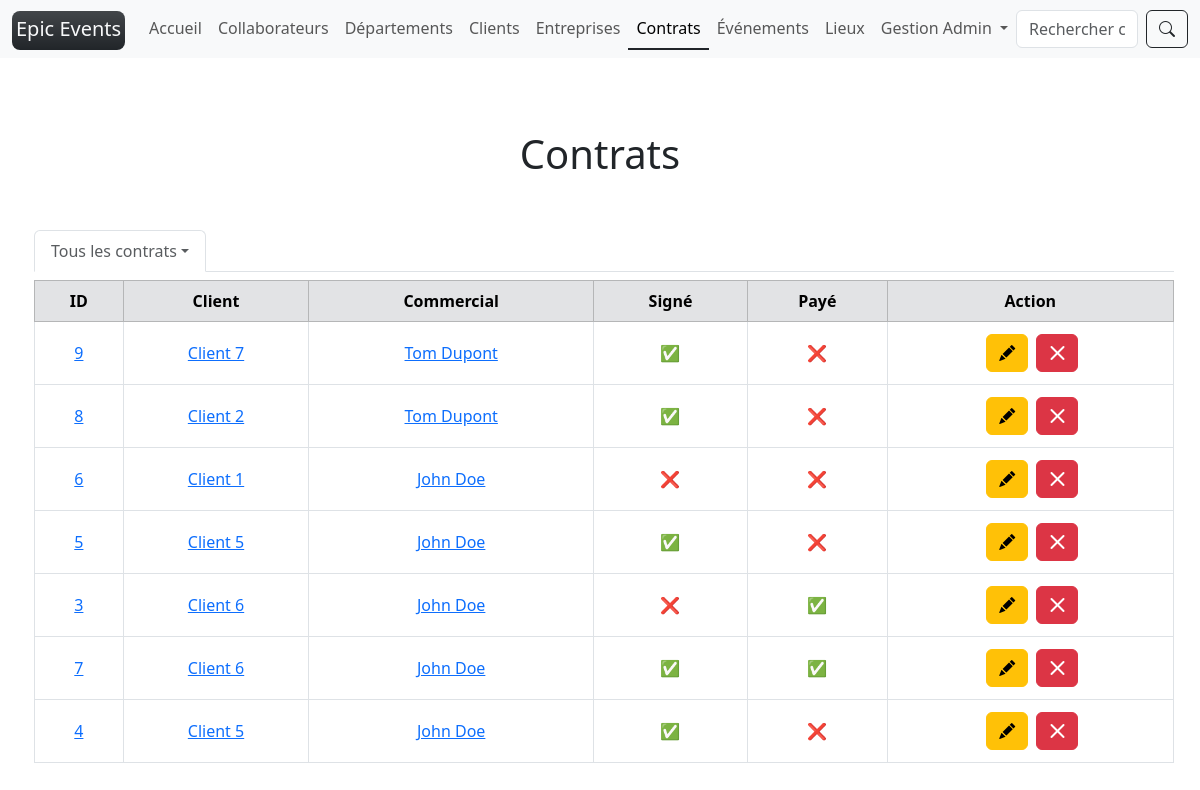
Page /contracts/ (signed in) on the committed database.
### epic_events/models/collaborator.py (models this page shows, shortened)
class Collaborator(UserMixin, AbstractUser):
    department = models.ForeignKey(to=Department, on_delete=models.RESTRICT, null=True)
    birthdate = models.DateField(verbose_name="Date de naissance")
    REQUIRED_FIELDS = ["first_name", "last_name"]
    USERNAME_FIELD = "email"
    username = date_joined = None
    @property
    def str_id(self) -> str:
        if self.id:
            return str(self.id)
        return unfilled
    @property
    def role(self) -> str:
        if self.department:
            return self.department.name
        return unfilled
    @property
    def title(self) -> str:
        if self.first_name:
            return f"{self.role} {self.first_name.capitalize()}"
        return f"{self.role} {unfilled}"

### epic_events/models/department.py (models this page shows, shortened)
class Department(NameFieldMixin):
    @classmethod
    def french_name(self) -> str:
        """used in flash messages"""
        return "Département"

### epic_events/models/contract_event.py (models this page shows, shortened)
class Contract(TimeFieldMixin):
    customer = models.ForeignKey(to=Customer, on_delete=models.CASCADE, null=True)
    total_amount = models.PositiveIntegerField(
        default=0, verbose_name="Montant total €"
    )
    amount_paid = models.PositiveIntegerField(default=0, verbose_name="Montant payé €")
    is_signed = models.BooleanField(default=False, verbose_name="Signé")
    @property
    def is_paid(self) -> bool:
        return self.total_amount - self.amount_paid == 0
    @property
    def customer_name(self) -> str:
        if self.customer:
            return self.customer.name
        return unfilled
    @property
    def customer_has_commercial(self) -> bool:
        if self.customer and self.customer.commercial:
            return True
        return False
    @property
    def commercial_id(self) -> str:
        if self.customer_has_commercial:
            return self.customer.commercial.str_id
        return unfilled
    @property
    def commercial_name(self) -> str:
        if self.customer_has_commercial:
            return self.customer.commercial.name
        return unfilled

### epic_events/models/customer.py (models this page shows, shortened)
class Customer(UserMixin):
    company = models.ForeignKey(to=Company, on_delete=models.SET_NULL, null=True)
    commercial = models.ForeignKey(
        to=Collaborator, on_delete=models.SET_NULL, null=True, related_name="commercial"
    )

### epic_events/views/contract.py (the view)
class ListView(read_permission, SearchPostMixin):
    def get(self, request, *args, **kwargs):
        qs = contracts()
        context["page_obj"] = paginator(request, qs)
        return render(request, model.template_name_list(), context)

### epic_events/forms/search.py (shortened to what this page needs)
class SearchForm(forms.Form):
    search = forms.CharField(
        widget=forms.TextInput(attrs={"class": "form-control me-2"}),
        required=True,
    )

### epic_events/models/contract_event.py (called while the page is built)
def contracts(commercial: Collaborator = None) -> list[Contract]:
    if commercial:
        return Contract.objects.filter(customer__commercial=commercial).order_by(
            "-edition_time"
        )
    return Contract.objects.all().order_by("-edition_time")

### epic_events/models/mixins.py (called while the page is built)
    @classmethod
    def singular_name(self) -> str:
        return self.__name__.lower()

    @classmethod
    def template_name_list(self) -> str:
        return f"{self.singular_name()}/list.html"

    def __str__(self) -> str:
        if self.first_name:
            first_name = self.first_name.capitalize()
        else:
            first_name = unfilled
        if self.last_name:
            last_name = self.last_name.capitalize()
        else:
            last_name = unfilled
        return f"{first_name} {last_name}"

    @property
    def name(self) -> str:
        return str(self)

### epic_events/views/paginator.py (called while the page is built)
def paginator(request, qs: list) -> Paginator:
    paginator = Paginator(qs, 10)
    page_number = request.GET.get("page")
    return paginator.get_page(page_number)

### epic_events/templates/contract/list.html (shortened to what this page needs)
{% extends "base.html" %}
{% block content %}
  <h1 class="text-center my-5">{{title}}</h1>
  {% include "contract/partials/filter.html" %}
  <table class="table table-bordered text-center align-middle m-1">
    <thead>
      <tr class="table-secondary align-middle">
        <th scope="col">ID</th>
        <th scope="col">Client</th>
        <th scope="col">Commercial</th>
        <th scope="col">Signé</th>
        <th scope="col">Payé</th>
        {% if user.role == "Commercial" or user.role == "Gestion" %}
          <th scope="col">Action</th>
        {% endif %}
      </tr>
    </thead>
    <tbody>
      {% for obj in page_obj %}
        <tr>
          <td><a href="{% url detail_url_name id=obj.id %}">{{obj.id}}</a></td>
          {% if obj.customer %}
            <td><a href="{% url 'customer' id=obj.customer.id %}">{{obj.customer_name}}</a></td>
          {% else %}
            <td>{{obj.customer_name}}</td>
          {% endif %}
          {% if obj.customer.commercial %}
            <td><a href="{% url 'collaborator' id=obj.customer.commercial.id %}">{{obj.commercial_name}}</a></td>
          {% else %}
            <td>{{obj.commercial_name}}</td>
          {% endif %}
          <td>{% if obj.is_signed %}✅{% else %}❌{% endif %}</td>
          <td>{% if obj.is_paid %}✅{% else %}❌{% endif %}</td>
          {% if user.role == "Commercial" or user.role == "Gestion" %}
            <td>
              {% if user.str_id == obj.commercial_id or user.role == "Gestion" %}
                <a title="Modifier" href="{% url update_url_name id=obj.id %}" class="link-underline link-underline-opacity-0">
                  <button class="btn btn-warning m-1"><i class="bi bi-pencil-fill"></i></button>
                </a>
                <a title="Supprimer" href="{% url delete_url_name id=obj.id %}">
                  <button class="btn btn-danger"><i class="bi bi-x-lg"></i></button>
                </a>
              {% else %}
                <button class="btn btn-secondary m-1 disabled"><i class="bi bi-pencil-fill"></i></button>
                <button class="btn btn-secondary disabled"><i class="bi bi-x-lg"></i></button>
              {% endif %}
            </td>
          {% endif %}
        </tr>
      {% endfor %}
    </tbody>
  </table>
{% endblock content %}

### epic_events/templates/partials/navbar.html (shortened to what this page needs)
<nav class="navbar navbar-expand-lg navbar-light bg-light">
  <div class="container-fluid">
    <a class="navbar-brand" href="{% url 'home' %}">
      <span class="bg-dark text-light p-1 pb-2 bg-gradient rounded-3">
        Epic Events
      </span>
    </a>
    <div class="collapse navbar-collapse" id="navbarScroll">
      {% if user.is_authenticated %}
      <ul class="navbar-nav me-auto my-2 my-lg-0 navbar-nav-scroll" style="--bs-scroll-height: 100px;">
        <li class="nav-item">
          <a
          {% if '/home/' == request.path %}
            class="nav-link active border-bottom border-dark border-2"
            aria-current="page"
          {% else %}
            class="nav-link"
          {% endif %}
            href="{% url 'home' %}">Accueil
          </a>
        </li>
        {% if user.role == "Gestion" %}
        <li class="nav-item">
          <a
          {% if request.path == "/collaborators/" or "collaborators" in request.path and "search" in request.path %}
            class="nav-link active border-bottom border-dark border-2"
            aria-current="page"
          {% else %}
            class="nav-link"
          {% endif %}
           href="{% url 'collaborators' %}">Collaborateurs
          </a>
        </li>
        <li class="nav-item">
          <a
          {% if request.path == "/departments/" or "departments" in request.path and "search" in request.path %}
            class="nav-link active border-bottom border-dark border-2"
            aria-current="page"
          {% else %}
            class="nav-link"
          {% endif %}
            href="{% url 'departments' %}">Départements
          </a>
        </li>
        {% endif %}
        <li class="nav-item">
          <a
          {% if '/customers/' == request.path %}
            class="nav-link active border-bottom border-dark border-2"
            aria-current="page"
          {% else %}
            class="nav-link"
          {% endif %}
           href="{% url 'customers' %}">Clients
          </a>
        </li>
        <li class="nav-item">
          <a
          {% if '/companies/' == request.path %}
            class="nav-link active border-bottom border-dark border-2"
            aria-current="page"
          {% else %}
            class="nav-link"
          {% endif %}
            href="{% url 'companies' %}">Entreprises
          </a>
        </li>
        <li class="nav-item">
          <a
          {% if '/contracts/' == request.path %}
            class="nav-link active border-bottom border-dark border-2"
            aria-current="page"
          {% else %}
            class="nav-link"
          {% endif %}
            href="{% url 'contracts' %}">Contrats
          </a>
        </li>
        <li class="nav-item">
          <a
          {% if '/events/' == request.path %}
            class="nav-link active border-bottom border-dark border-2"
            aria-current="page"
          {% else %}
            class="nav-link"
          {% endif %}
            href="{% url 'events' %}">Événements
          </a>
        </li>
        <li class="nav-item">
          <a
          {% if '/locations/' == request.path %}
            class="nav-link active border-bottom border-dark border-2"
            aria-current="page"
          {% else %}
            class="nav-link"
          {% endif %}
            href="{% url 'locations' %}">Lieux
          </a>
        </li>
        <li class="nav-item dropdown">
          <a
          {% if '/collaborators/'|add:user.str_id|add:'/' == request.path %}
            class="nav-link dropdown-toggle active border-bottom border-dark border-2"
          {% else %}
            class="nav-link dropdown-toggle"
          {% endif %}
          href="#" id="navbarScrollingDropdown" role="button" data-bs-toggle="dropdown" aria-expanded="false">
            {{user.title}}
          </a>
        </li>
      </ul>
      {% include "partials/search_form.html" %}
      {% endif %}
    </div>
  </div>
</nav>

### rows in the picture
Collaborator: title "Gestion Admin"
Contract: id "9", customer_name "Client 7", commercial_name "Tom Dupont"
Contract: id "8", customer_name "Client 2", commercial_name "Tom Dupont"
Contract: id "6", customer_name "Client 1", commercial_name "John Doe"
Contract: id "5", customer_name "Client 5", commercial_name "John Doe"
Contract: id "3", customer_name "Client 6", commercial_name "John Doe"
Contract: id "7", customer_name "Client 6", commercial_name "John Doe"
Contract: id "4", customer_name "Client 5", commercial_name "John Doe"

### other values in the picture
{{ title }} "Contrats"
{{ title|lower }} "contrats"
